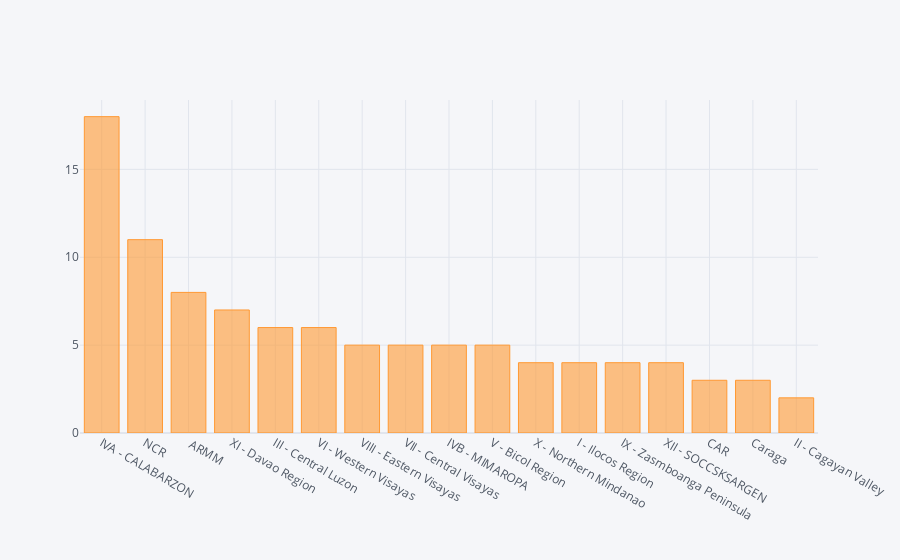

Notebook cell for this chart:
### Markdown cell above
A maior parte das pessoas amostradas são provenientes da região de Calabarzon, maior região das Filipinas, região de base agrícola.

### Code cell
var_categ['Region'].value_counts().iplot(kind='bar')

### Figure 1 — Plotly figure (JSON) as saved in the notebook; plotly's stock layout.template omitted (floating-point values rounded to 4 significant figures)
{"data": [{"marker": {"color": "rgba(255, 153, 51, 0.6)", "line": {"color": "rgba(255, 153, 51, 1.0)", "width": 1}}, "name": "Region", "orientation": "v", "text": "", "type": "bar", "x": ["IVA - CALABARZON", "NCR", " ARMM", "XI - Davao Region", "III - Central Luzon", "VI - Western Visayas", "VIII - Eastern Visayas", "VII - Central Visayas", "IVB - MIMAROPA", "V - Bicol Region", "X - Northern Mindanao", "I - Ilocos Region", "IX - Zasmboanga Peninsula", "XII - SOCCSKSARGEN", "CAR", "Caraga", "II - Cagayan Valley"], "y": [18, 11, 8, 7, 6, 6, 5, 5, 5, 5, 4, 4, 4, 4, 3, 3, 2]}], "layout": {"legend": {"bgcolor": "#F5F6F9", "font": {"color": "#4D5663"}}, "paper_bgcolor": "#F5F6F9", "plot_bgcolor": "#F5F6F9", "title": {"font": {"color": "#4D5663"}}, "xaxis": {"gridcolor": "#E1E5ED", "showgrid": true, "tickfont": {"color": "#4D5663"}, "title": {"font": {"color": "#4D5663"}, "text": ""}, "zerolinecolor": "#E1E5ED"}, "yaxis": {"gridcolor": "#E1E5ED", "showgrid": true, "tickfont": {"color": "#4D5663"}, "title": {"font": {"color": "#4D5663"}, "text": ""}, "zerolinecolor": "#E1E5ED"}}}
